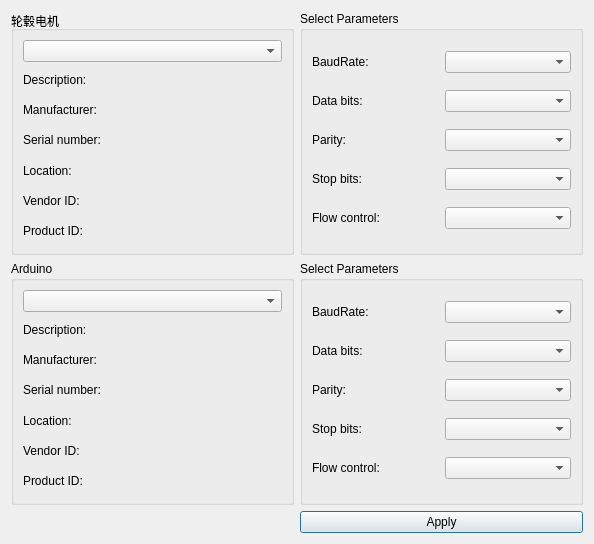
<?xml version="1.0" encoding="UTF-8"?>
<ui version="4.0">
 <class>SettingsDialog</class>
 <widget class="QDialog" name="SettingsDialog">
  <property name="geometry">
   <rect>
    <x>0</x>
    <y>0</y>
    <width>594</width>
    <height>544</height>
   </rect>
  </property>
  <property name="sizePolicy">
   <sizepolicy hsizetype="Preferred" vsizetype="Preferred">
    <horstretch>0</horstretch>
    <verstretch>0</verstretch>
   </sizepolicy>
  </property>
  <property name="windowTitle">
   <string>Settings</string>
  </property>
  <layout class="QGridLayout" name="gridLayout_5" rowstretch="3,3,1" columnstretch="1,1">
   <item row="0" column="0">
    <widget class="QGroupBox" name="selectBox">
     <property name="sizePolicy">
      <sizepolicy hsizetype="Preferred" vsizetype="Preferred">
       <horstretch>0</horstretch>
       <verstretch>0</verstretch>
      </sizepolicy>
     </property>
     <property name="title">
      <string>轮毂电机</string>
     </property>
     <layout class="QGridLayout" name="gridLayout">
      <item row="1" column="0">
       <widget class="QLabel" name="descriptionLabel">
        <property name="text">
         <string>Description:</string>
        </property>
       </widget>
      </item>
      <item row="2" column="0">
       <widget class="QLabel" name="manufacturerLabel">
        <property name="text">
         <string>Manufacturer:</string>
        </property>
       </widget>
      </item>
      <item row="4" column="0">
       <widget class="QLabel" name="locationLabel">
        <property name="text">
         <string>Location:</string>
        </property>
       </widget>
      </item>
      <item row="3" column="0">
       <widget class="QLabel" name="serialNumberLabel">
        <property name="text">
         <string>Serial number:</string>
        </property>
       </widget>
      </item>
      <item row="0" column="0">
       <widget class="QComboBox" name="serialPortInfoListBox"/>
      </item>
      <item row="5" column="0">
       <widget class="QLabel" name="vidLabel">
        <property name="text">
         <string>Vendor ID:</string>
        </property>
       </widget>
      </item>
      <item row="6" column="0">
       <widget class="QLabel" name="pidLabel">
        <property name="text">
         <string>Product ID:</string>
        </property>
       </widget>
      </item>
     </layout>
    </widget>
   </item>
   <item row="0" column="1">
    <widget class="QGroupBox" name="parametersBox">
     <property name="title">
      <string>Select Parameters</string>
     </property>
     <layout class="QGridLayout" name="gridLayout_2">
      <item row="0" column="0">
       <widget class="QLabel" name="baudRateLabel">
        <property name="text">
         <string>BaudRate:</string>
        </property>
       </widget>
      </item>
      <item row="0" column="1">
       <widget class="QComboBox" name="baudRateBox">
        <property name="currentIndex">
         <number>-1</number>
        </property>
       </widget>
      </item>
      <item row="1" column="0">
       <widget class="QLabel" name="dataBitsLabel">
        <property name="text">
         <string>Data bits:</string>
        </property>
       </widget>
      </item>
      <item row="1" column="1">
       <widget class="QComboBox" name="dataBitsBox"/>
      </item>
      <item row="2" column="0">
       <widget class="QLabel" name="parityLabel">
        <property name="text">
         <string>Parity:</string>
        </property>
       </widget>
      </item>
      <item row="2" column="1">
       <widget class="QComboBox" name="parityBox"/>
      </item>
      <item row="3" column="0">
       <widget class="QLabel" name="stopBitsLabel">
        <property name="text">
         <string>Stop bits:</string>
        </property>
       </widget>
      </item>
      <item row="3" column="1">
       <widget class="QComboBox" name="stopBitsBox"/>
      </item>
      <item row="4" column="0">
       <widget class="QLabel" name="flowControlLabel">
        <property name="text">
         <string>Flow control:</string>
        </property>
       </widget>
      </item>
      <item row="4" column="1">
       <widget class="QComboBox" name="flowControlBox"/>
      </item>
     </layout>
    </widget>
   </item>
   <item row="1" column="0">
    <widget class="QGroupBox" name="selectBox_2">
     <property name="title">
      <string>Arduino</string>
     </property>
     <layout class="QGridLayout" name="gridLayout_3">
      <item row="1" column="0">
       <widget class="QLabel" name="descriptionLabel_2">
        <property name="text">
         <string>Description:</string>
        </property>
       </widget>
      </item>
      <item row="2" column="0">
       <widget class="QLabel" name="manufacturerLabel_2">
        <property name="text">
         <string>Manufacturer:</string>
        </property>
       </widget>
      </item>
      <item row="4" column="0">
       <widget class="QLabel" name="locationLabel_2">
        <property name="text">
         <string>Location:</string>
        </property>
       </widget>
      </item>
      <item row="3" column="0">
       <widget class="QLabel" name="serialNumberLabel_2">
        <property name="text">
         <string>Serial number:</string>
        </property>
       </widget>
      </item>
      <item row="0" column="0">
       <widget class="QComboBox" name="serialPortInfoListBox_2"/>
      </item>
      <item row="5" column="0">
       <widget class="QLabel" name="vidLabel_2">
        <property name="text">
         <string>Vendor ID:</string>
        </property>
       </widget>
      </item>
      <item row="6" column="0">
       <widget class="QLabel" name="pidLabel_2">
        <property name="text">
         <string>Product ID:</string>
        </property>
       </widget>
      </item>
     </layout>
    </widget>
   </item>
   <item row="1" column="1">
    <widget class="QGroupBox" name="parametersBox_2">
     <property name="title">
      <string>Select Parameters</string>
     </property>
     <layout class="QGridLayout" name="gridLayout_4">
      <item row="0" column="0">
       <widget class="QLabel" name="baudRateLabel_2">
        <property name="text">
         <string>BaudRate:</string>
        </property>
       </widget>
      </item>
      <item row="0" column="1">
       <widget class="QComboBox" name="baudRateBox_2">
        <property name="currentIndex">
         <number>-1</number>
        </property>
       </widget>
      </item>
      <item row="1" column="0">
       <widget class="QLabel" name="dataBitsLabel_2">
        <property name="text">
         <string>Data bits:</string>
        </property>
       </widget>
      </item>
      <item row="1" column="1">
       <widget class="QComboBox" name="dataBitsBox_2"/>
      </item>
      <item row="2" column="0">
       <widget class="QLabel" name="parityLabel_2">
        <property name="text">
         <string>Parity:</string>
        </property>
       </widget>
      </item>
      <item row="2" column="1">
       <widget class="QComboBox" name="parityBox_2"/>
      </item>
      <item row="3" column="0">
       <widget class="QLabel" name="stopBitsLabel_2">
        <property name="text">
         <string>Stop bits:</string>
        </property>
       </widget>
      </item>
      <item row="3" column="1">
       <widget class="QComboBox" name="stopBitsBox_2"/>
      </item>
      <item row="4" column="0">
       <widget class="QLabel" name="flowControlLabel_2">
        <property name="text">
         <string>Flow control:</string>
        </property>
       </widget>
      </item>
      <item row="4" column="1">
       <widget class="QComboBox" name="flowControlBox_2"/>
      </item>
     </layout>
    </widget>
   </item>
   <item row="2" column="0">
    <spacer name="horizontalSpacer">
     <property name="orientation">
      <enum>Qt::Horizontal</enum>
     </property>
     <property name="sizeHint" stdset="0">
      <size>
       <width>282</width>
       <height>22</height>
      </size>
     </property>
    </spacer>
   </item>
   <item row="2" column="1">
    <widget class="QPushButton" name="applyButton">
     <property name="text">
      <string>Apply</string>
     </property>
    </widget>
   </item>
  </layout>
 </widget>
 <resources/>
 <connections/>
</ui>
